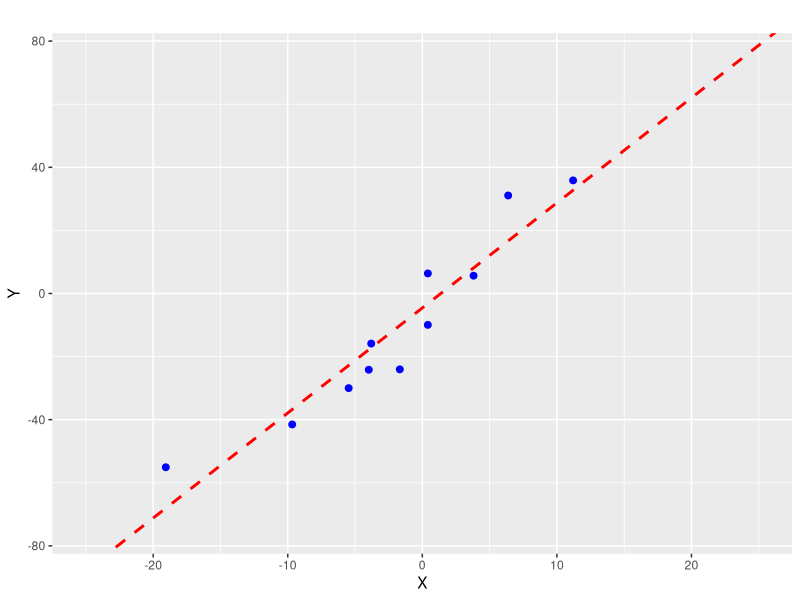
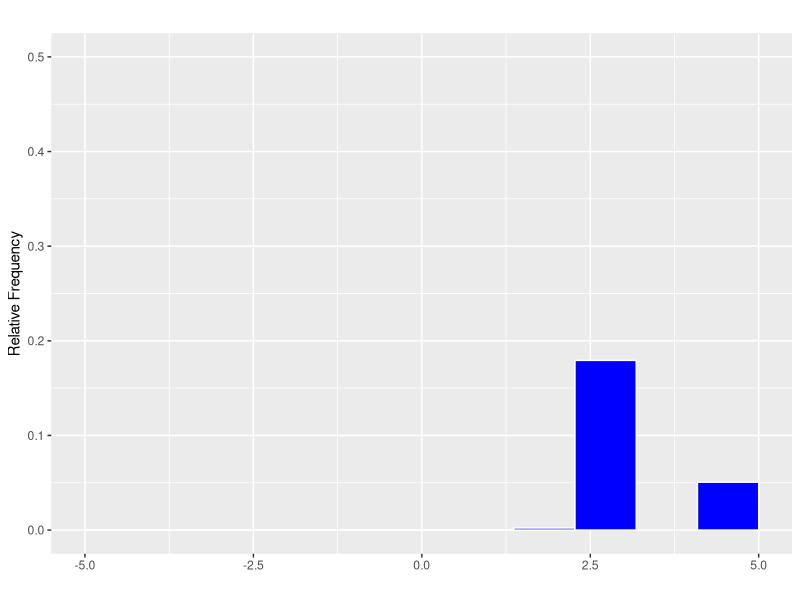
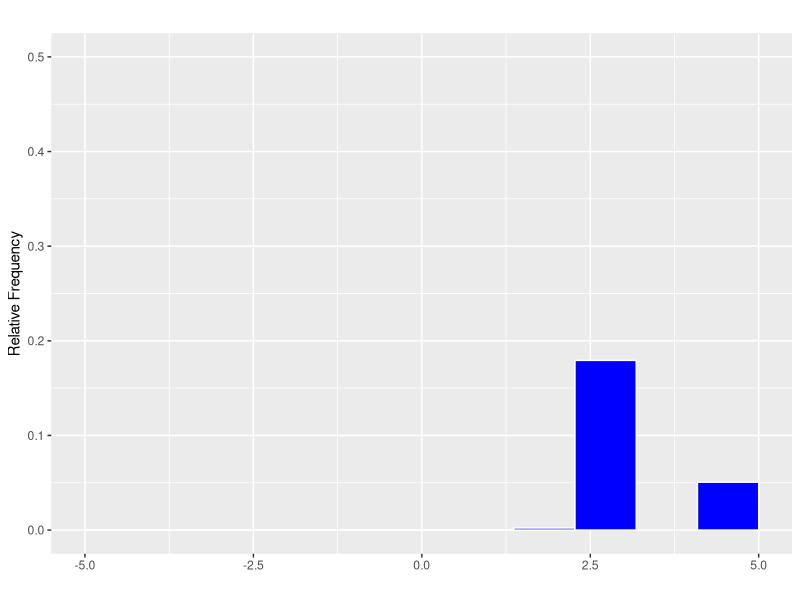
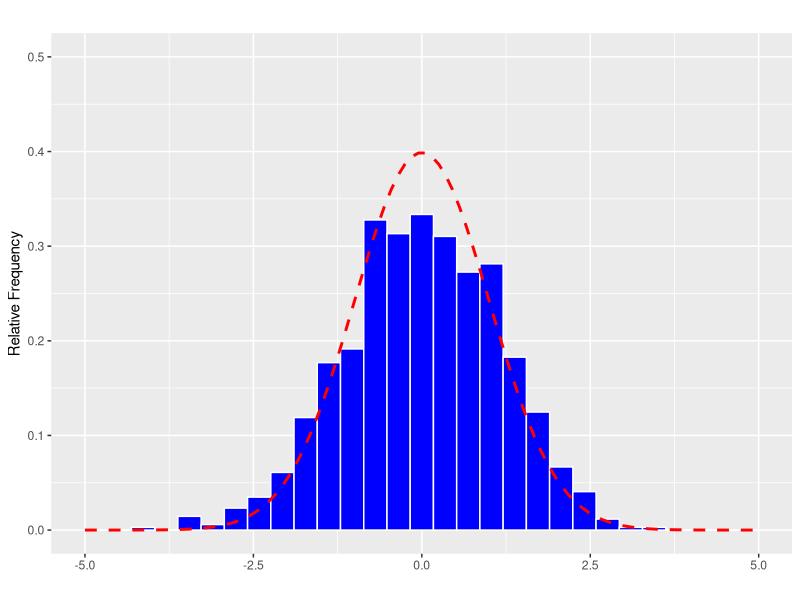
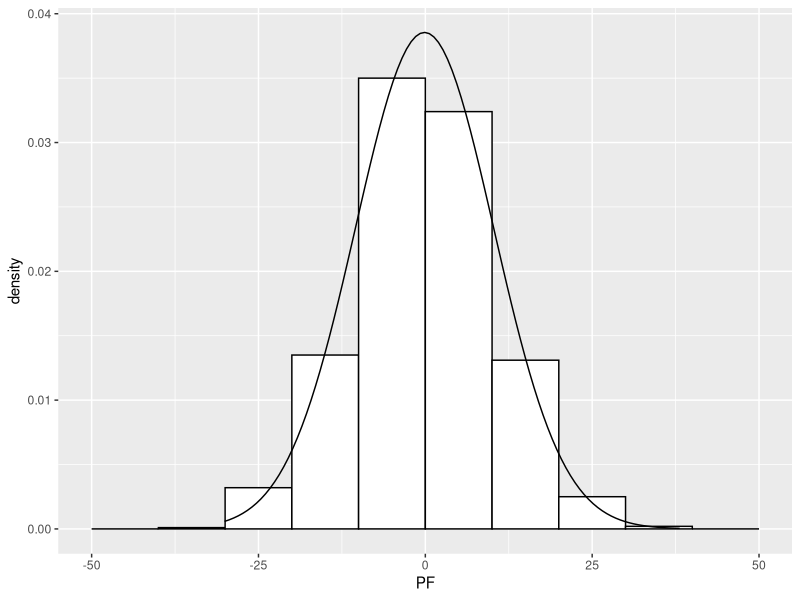

R code for these plots, in order:

library(magrittr)
library(ggplot2)

# Function to simulate b0_hat and b1_hat
bet_hat_sim_fun <- function(RR, NN,
                            b0, b1,
                            X.sd,
                            u.sd){
  
  # # inputs
  # RR <- 10000
  # NN <- 2
  # b0 <- -2
  # b1 <- 3.5
  # X.sd <- 1
  # u.sd <- 100
  
  
  
  # initialize vectors for simulation results
  b0h <- numeric(RR)
  b1h <- numeric(RR)
  
  var.b0 <- numeric(RR)
  var.b1 <- numeric(RR)
  
  b0h.z <- numeric(RR)
  b1h.z <- numeric(RR)
  
  for (ii in 1:RR) {
    
    X <- rnorm(NN, mean = 0, sd = X.sd)
    u <- rnorm(NN, mean = 0, sd = u.sd)
    Y <- b0 + b1 * X + u
    
    tmp <- lm(Y ~ X + 1)
    
    # get estimates
    b0h[ii] <- tmp$coefficients[1]
    b1h[ii] <- tmp$coefficients[2]
    
    # compute the variance of beta_hat_0
    Hi <- 1 - mean(X) / mean(X^2) * X
    var.b0[ii] <- var(Hi * u) / (NN * mean(Hi^2)^2)
    # compute the variance of hat_beta_1
    var.b1[ii] <- var( ( X - mean(X) ) * u ) / ( NN * var(X)^2 )
    
    # compute t-statistics
    b1h.z[ii] <- (b1h[ii] - b1) / sqrt(var.b1[ii])
    b0h.z[ii] <- (b0h[ii] - b0) / sqrt(var.b0[ii])
    
  }
  
  return(list(b0h = b0h, b1h = b1h,
              Y = Y, X = X, u = u,
              var.b0 = var.b0, var.b1 = var.b1,
              b0h.z = b0h.z, b1h.z = b1h.z))
  
}

# inputs (variable)
NN.vec <- seq(1,100,10)

# inputs (fixed)
RR <- 1000
b0 <- -2
b1 <- 3.5
X.sd <- 10
u.sd <- 10

# simulation
tmp.sim <- vector(mode = "list")
for (ii in 1:length(NN.vec)) {
  
  tmp.sim[[ii]] <- bet_hat_sim_fun(RR = RR, NN = NN.vec[ii],
                             b0 = b0, b1 = b1,
                             X.sd = X.sd,
                             u.sd = u.sd)
  
}

ii <- 2

# tmp.sim[[ii]]$b0h[RR]



# 1) plot scatterplot 
data.frame(x = tmp.sim[[ii]]$X, y = tmp.sim[[ii]]$Y) %>%
  ggplot(aes(x = x, y = y)) +
  geom_point(size = 2, color = "blue") +
  # geom_smooth(method = 'lm', formula= y ~ x, se = FALSE, color = "red", linetype = "dashed", size = 1) +
  geom_abline(intercept = tmp.sim[[ii]]$b0h[RR], slope = tmp.sim[[ii]]$b1h[RR], color = "red", linetype = "dashed", size = 1) +
  scale_x_continuous(limits = c(-25, 25)) +
  scale_y_continuous(limits = c(-75, 75)) +
  labs(title = "",
       x = "X", y = "Y")

# 2) plot histogram of estimates
tmp.his <- hist(x = tmp.sim[[ii]]$b1h, plot = FALSE)
tmp.his$breaks
length(tmp.his$breaks)
tmp.his$breaks[2] - tmp.his$breaks[1]
length(tmp.his$mids)

data.frame(x = tmp.sim[[ii]]$b1h) %>%
  ggplot(aes(x = x)) +
  # geom_histogram(aes(y = ..density..), breaks = tmp.his$breaks, fill = "blue", color = "white") +
  # geom_histogram(aes(y = ..density..), binwidth = tmp.his$breaks[2] - tmp.his$breaks[1], fill = "blue", color = "white") +
  geom_histogram(aes(y = ..density..), bins = length(tmp.his$mids) - tmp.his$breaks[1], fill = "blue", color = "white") +
  scale_x_continuous(limits = c(-5, 5)) +
  scale_y_continuous(limits = c(0, 0.5)) +
  labs(title = "",
       x = "", y = "Relative Frequency")

data.frame(x = tmp.sim[[ii]]$b1h) %>%
  ggplot(aes(x = x)) +
  # geom_histogram(aes(y = ..density..), breaks = tmp.his$breaks, fill = "blue", color = "white") +
  # geom_histogram(aes(y = ..density..), binwidth = tmp.his$breaks[2] - tmp.his$breaks[1], fill = "blue", color = "white") +
  stat_bin(aes(y = ..density..), bins = length(tmp.his$mids) - tmp.his$breaks[1], fill = "blue", color = "white") +
  scale_x_continuous(limits = c(-5, 5)) +
  scale_y_continuous(limits = c(0, 0.5)) +
  labs(title = "",
       x = "", y = "Relative Frequency")



# 3) plot histogram of standardized estimates
data.frame(x = tmp.sim[[ii]]$b1h.z) %>%
  ggplot(aes(x = x)) +
  geom_histogram(aes(y = ..density..), fill = "blue", color = "white") +
  stat_function(fun = dnorm, n = 100, args = list(mean = 0, sd = 1), color = "red", linetype = "dashed", size = 1) + 
  scale_x_continuous(limits = c(-5, 5)) +
  scale_y_continuous(limits = c(0, 0.5)) +
  labs(title = "",
      x = "", y = "Relative Frequency")





library(ggplot2)

set.seed(1)

df <- data.frame(PF = 10*rnorm(1000))
ggplot(df, aes(x = PF)) + 
  geom_histogram(aes(y =..density..),
                 breaks = seq(-50, 50, by = 10), 
                 colour = "black", 
                 fill = "white") +
  stat_function(fun = dnorm, args = list(mean = mean(df$PF), sd = sd(df$PF)))

